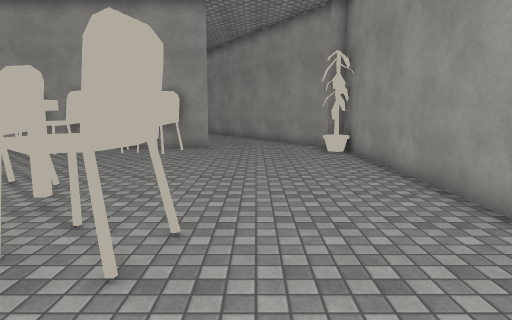
View 1 (above)

16 first-person views from a walk through a scene from a Unity 3-D project. The camera is 1.5 m above the floor, tilts 8° down and sees 75° across. The floor is counted in squares, 1 m on a side. Each view is taken from the middle of a square. On the plan, view 1 faces up. The plan holds only what a view shows up to about 15 squares ahead; the rest is blank. The place goes on beyond the plan. The player character is not drawn. Surface patterns are stand-ins for the level's own textures.

View 2
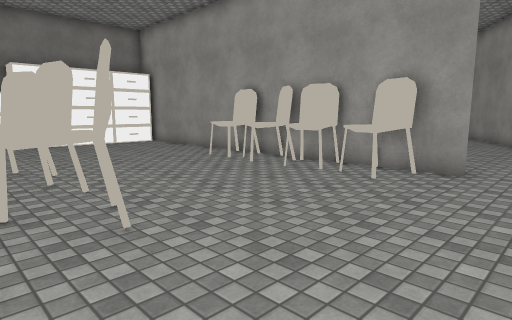

View 3
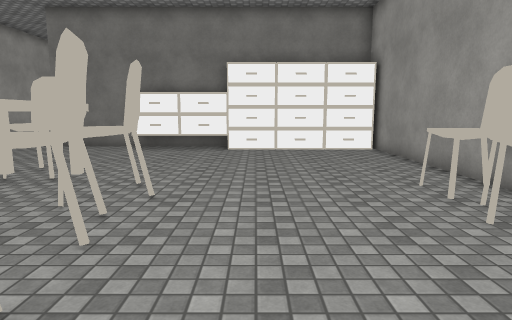

View 4
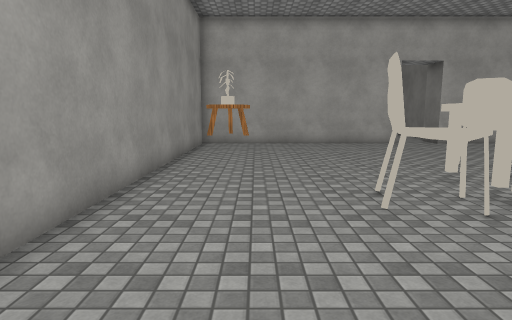

View 5
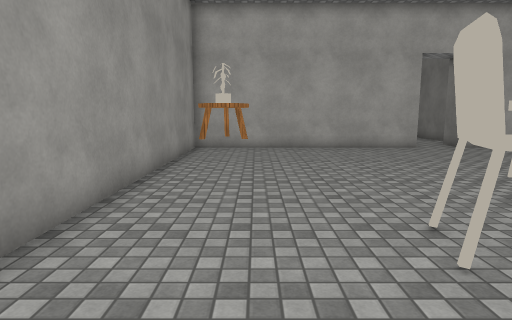

View 6
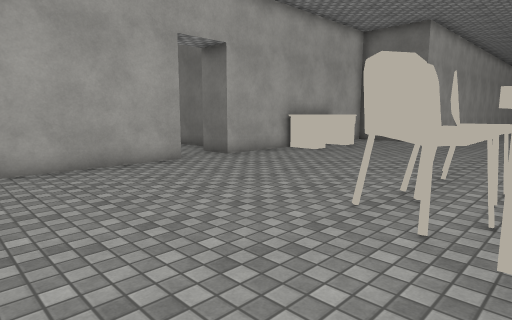

View 7
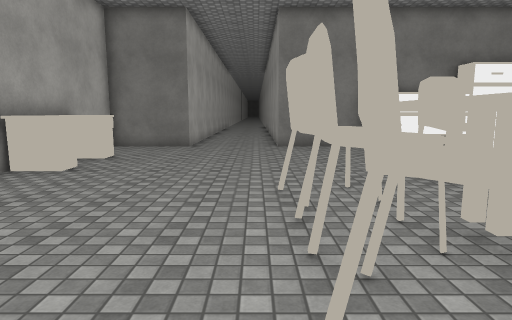

View 8
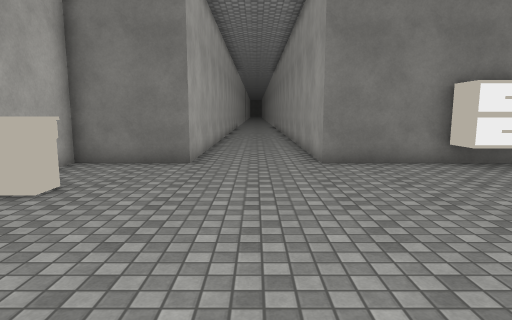

View 9
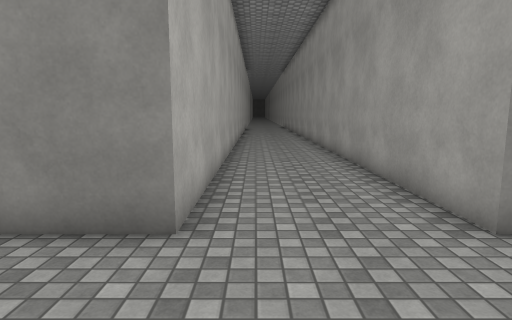

View 10
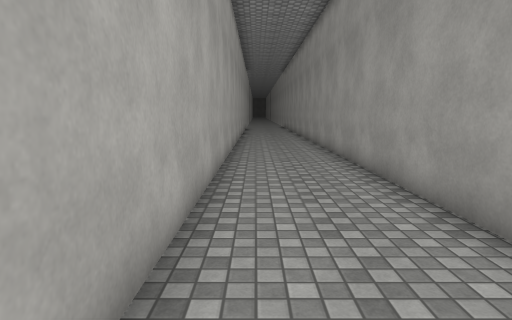

View 11
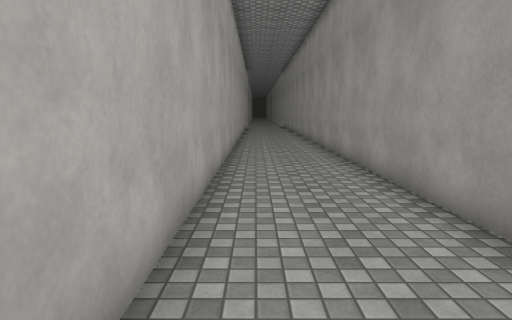

View 12
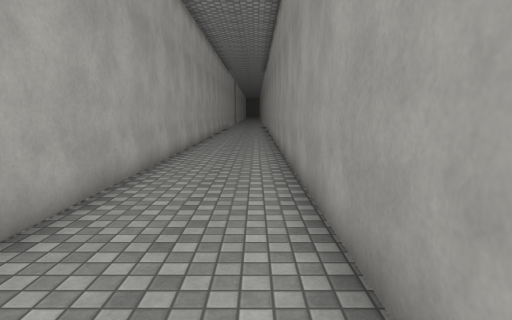

View 13
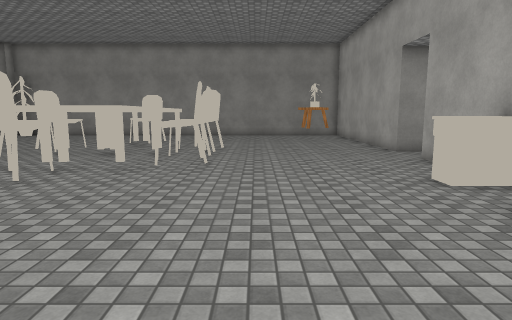

View 14
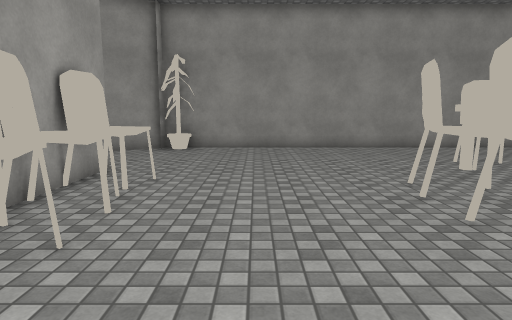

View 15
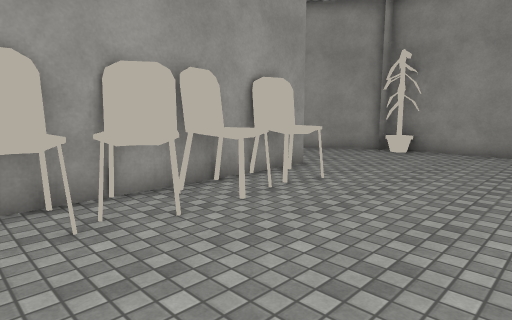

View 16
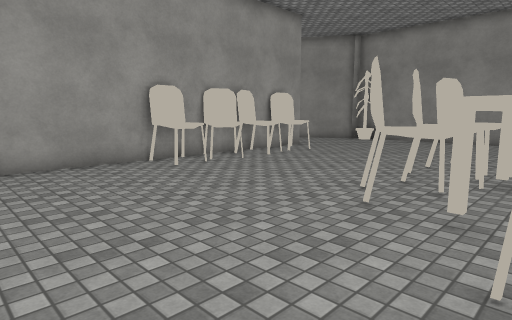

### Floor plan
Key: @ floor where view 1 was taken; # wall or solid block; x gap in a wall; . floor; = window, fence, low wall or low ledge; ^ raised ledge; O other object.
Columns run from 41 left of view 1 to 4 right of it. Each row starts with its distance up from view 1.
 16                                        .. .##
 15                                        .....#
 14                         ################....O#
 13                         #......^^^^^^^^.....OO
 12                         #.......=#.^.........#
 11                         #....................#
 10                         #....................#
  9                         #....................#
  8                         #....................#
  7                         #.......#.#.^#.......#
  6                         #......#^^^^^^.......#
  5                        ##......^^^^^^^^......#
  4                        ##.....^^  ^^  ^^#....#
  3                        #......^^  ^   ^^#....#
  2                        #.......^^^^^^^^......#
  1                        #.......#^.^.^........#
  0 ########################........^^#x^....@...#
 -1 ....................................=........#
 -2 .............................................#
 -3 .............................................#
 -4 ########################.....................#
 -5                        #..................OOO#
 -6                        #..^^^^.............O.#
 -7                        ###^^^^### . ##########
 -8                                  #.#
 -9                                  #.#

Positions as (right, up) in squares from view 1, and headings:
1: (0, 0), facing up
2: (0, 5), facing up-left
3: (-3, 9), facing left
4: (1, 9), facing down
5: (1, 7), facing down
6: (0, 2), facing down-left
7: (-3, -1), facing left
8: (-8, -2), facing left
9: (-14, -3), facing left
10: (-22, -3), facing left
11: (-26, -3), facing left
12: (-24, -1), facing left
13: (-19, -2), facing right
14: (-11, 10), facing right
15: (-10, 8), facing up-right
16: (-15, 4), facing up-right
